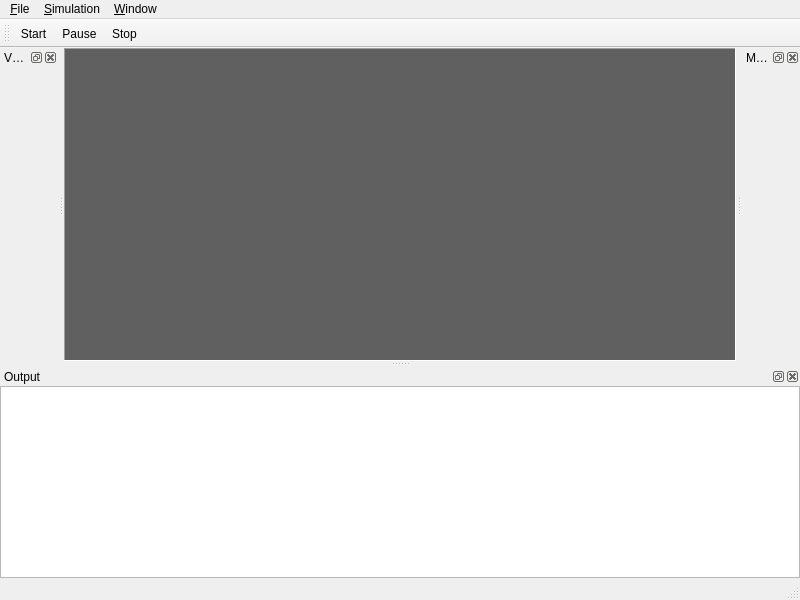
<?xml version="1.0" encoding="UTF-8"?>
<ui version="4.0">
 <class>WMainWindow</class>
 <widget class="QMainWindow" name="WMainWindow">
  <property name="geometry">
   <rect>
    <x>0</x>
    <y>0</y>
    <width>800</width>
    <height>600</height>
   </rect>
  </property>
  <property name="windowTitle">
   <string>SimTool</string>
  </property>
  <widget class="QWidget" name="centralwidget">
   <layout class="QVBoxLayout" name="verticalLayout">
    <property name="leftMargin">
     <number>0</number>
    </property>
    <property name="topMargin">
     <number>0</number>
    </property>
    <property name="rightMargin">
     <number>0</number>
    </property>
    <property name="bottomMargin">
     <number>0</number>
    </property>
    <item>
     <widget class="QMdiArea" name="mdiArea">
      <property name="frameShape">
       <enum>QFrame::Panel</enum>
      </property>
      <property name="frameShadow">
       <enum>QFrame::Sunken</enum>
      </property>
      <property name="lineWidth">
       <number>1</number>
      </property>
      <property name="background">
       <brush brushstyle="SolidPattern">
        <color alpha="255">
         <red>96</red>
         <green>96</green>
         <blue>96</blue>
        </color>
       </brush>
      </property>
     </widget>
    </item>
   </layout>
  </widget>
  <widget class="QMenuBar" name="menubar">
   <property name="geometry">
    <rect>
     <x>0</x>
     <y>0</y>
     <width>800</width>
     <height>22</height>
    </rect>
   </property>
   <widget class="QMenu" name="menu_File">
    <property name="title">
     <string>&amp;File</string>
    </property>
    <addaction name="openEnvAction"/>
    <addaction name="separator"/>
    <addaction name="saveEnvAction"/>
    <addaction name="saveAsEnvAction"/>
    <addaction name="separator"/>
    <addaction name="quitAction"/>
   </widget>
   <widget class="QMenu" name="menu_Simulation">
    <property name="title">
     <string>&amp;Simulation</string>
    </property>
    <addaction name="simStartAction"/>
    <addaction name="simPauseAction"/>
    <addaction name="simStopAction"/>
   </widget>
   <widget class="QMenu" name="menu_Window">
    <property name="title">
     <string>&amp;Window</string>
    </property>
    <addaction name="newPlotWindowAction"/>
    <addaction name="newValuesWindowAction"/>
   </widget>
   <addaction name="menu_File"/>
   <addaction name="menu_Simulation"/>
   <addaction name="menu_Window"/>
  </widget>
  <widget class="QStatusBar" name="statusbar"/>
  <widget class="QToolBar" name="simControlBar">
   <property name="windowTitle">
    <string>Control</string>
   </property>
   <property name="allowedAreas">
    <set>Qt::TopToolBarArea</set>
   </property>
   <property name="iconSize">
    <size>
     <width>24</width>
     <height>24</height>
    </size>
   </property>
   <attribute name="toolBarArea">
    <enum>TopToolBarArea</enum>
   </attribute>
   <attribute name="toolBarBreak">
    <bool>false</bool>
   </attribute>
   <addaction name="simStartAction"/>
   <addaction name="simPauseAction"/>
   <addaction name="simStopAction"/>
  </widget>
  <widget class="QDockWidget" name="variablesDock">
   <property name="allowedAreas">
    <set>Qt::LeftDockWidgetArea|Qt::RightDockWidgetArea</set>
   </property>
   <property name="windowTitle">
    <string>Variables</string>
   </property>
   <attribute name="dockWidgetArea">
    <number>1</number>
   </attribute>
   <widget class="QWidget" name="dockWidgetContents">
    <layout class="QVBoxLayout" name="verticalLayout_3">
     <property name="spacing">
      <number>4</number>
     </property>
     <property name="leftMargin">
      <number>0</number>
     </property>
     <property name="topMargin">
      <number>0</number>
     </property>
     <property name="rightMargin">
      <number>0</number>
     </property>
     <property name="bottomMargin">
      <number>0</number>
     </property>
     <item>
      <widget class="WVariables" name="variablesWidget" native="true"/>
     </item>
    </layout>
   </widget>
  </widget>
  <widget class="QDockWidget" name="logDock">
   <property name="allowedAreas">
    <set>Qt::BottomDockWidgetArea</set>
   </property>
   <property name="windowTitle">
    <string>Output</string>
   </property>
   <attribute name="dockWidgetArea">
    <number>8</number>
   </attribute>
   <widget class="QWidget" name="dockWidgetContents_2">
    <layout class="QVBoxLayout" name="verticalLayout_2">
     <property name="spacing">
      <number>4</number>
     </property>
     <property name="leftMargin">
      <number>0</number>
     </property>
     <property name="topMargin">
      <number>0</number>
     </property>
     <property name="rightMargin">
      <number>0</number>
     </property>
     <property name="bottomMargin">
      <number>0</number>
     </property>
     <item>
      <widget class="WLogger" name="logBrowser"/>
     </item>
    </layout>
   </widget>
  </widget>
  <widget class="QDockWidget" name="modulesDock">
   <property name="allowedAreas">
    <set>Qt::LeftDockWidgetArea|Qt::RightDockWidgetArea</set>
   </property>
   <property name="windowTitle">
    <string>Modules</string>
   </property>
   <attribute name="dockWidgetArea">
    <number>2</number>
   </attribute>
   <widget class="QWidget" name="dockWidgetContents_3">
    <layout class="QVBoxLayout" name="verticalLayout_4">
     <property name="spacing">
      <number>4</number>
     </property>
     <property name="leftMargin">
      <number>0</number>
     </property>
     <property name="topMargin">
      <number>0</number>
     </property>
     <property name="rightMargin">
      <number>0</number>
     </property>
     <property name="bottomMargin">
      <number>0</number>
     </property>
     <item>
      <widget class="WModules" name="modulesWidget" native="true"/>
     </item>
    </layout>
   </widget>
  </widget>
  <action name="quitAction">
   <property name="text">
    <string>&amp;Quit</string>
   </property>
   <property name="shortcut">
    <string>Ctrl+Q</string>
   </property>
  </action>
  <action name="simStartAction">
   <property name="icon">
    <iconset resource="../resources/resources.qrc">
     <normaloff>:/icons/scalable/start.svg</normaloff>:/icons/scalable/start.svg</iconset>
   </property>
   <property name="text">
    <string>Start</string>
   </property>
   <property name="shortcut">
    <string>F9</string>
   </property>
  </action>
  <action name="simStopAction">
   <property name="icon">
    <iconset resource="../resources/resources.qrc">
     <normaloff>:/icons/scalable/stop.svg</normaloff>:/icons/scalable/stop.svg</iconset>
   </property>
   <property name="text">
    <string>Stop</string>
   </property>
   <property name="shortcut">
    <string>Esc</string>
   </property>
  </action>
  <action name="simPauseAction">
   <property name="icon">
    <iconset resource="../resources/resources.qrc">
     <normaloff>:/icons/scalable/pause.svg</normaloff>:/icons/scalable/pause.svg</iconset>
   </property>
   <property name="text">
    <string>Pause</string>
   </property>
   <property name="shortcut">
    <string>F5</string>
   </property>
  </action>
  <action name="openEnvAction">
   <property name="text">
    <string>&amp;Open...</string>
   </property>
   <property name="shortcut">
    <string>Ctrl+O</string>
   </property>
  </action>
  <action name="saveAsEnvAction">
   <property name="text">
    <string>Save &amp;as...</string>
   </property>
  </action>
  <action name="saveEnvAction">
   <property name="text">
    <string>&amp;Save</string>
   </property>
   <property name="shortcut">
    <string>Ctrl+S</string>
   </property>
  </action>
  <action name="newValuesWindowAction">
   <property name="text">
    <string>New &amp;values</string>
   </property>
  </action>
  <action name="newPlotWindowAction">
   <property name="text">
    <string>New &amp;plot</string>
   </property>
  </action>
 </widget>
 <customwidgets>
  <customwidget>
   <class>WLogger</class>
   <extends>QTextBrowser</extends>
   <header>wlogger.h</header>
  </customwidget>
  <customwidget>
   <class>WVariables</class>
   <extends>QWidget</extends>
   <header>wvariables.h</header>
   <container>1</container>
  </customwidget>
  <customwidget>
   <class>WModules</class>
   <extends>QWidget</extends>
   <header>wmodules.h</header>
   <container>1</container>
  </customwidget>
 </customwidgets>
 <tabstops>
  <tabstop>logBrowser</tabstop>
 </tabstops>
 <resources>
  <include location="../resources/resources.qrc"/>
 </resources>
 <connections/>
</ui>
